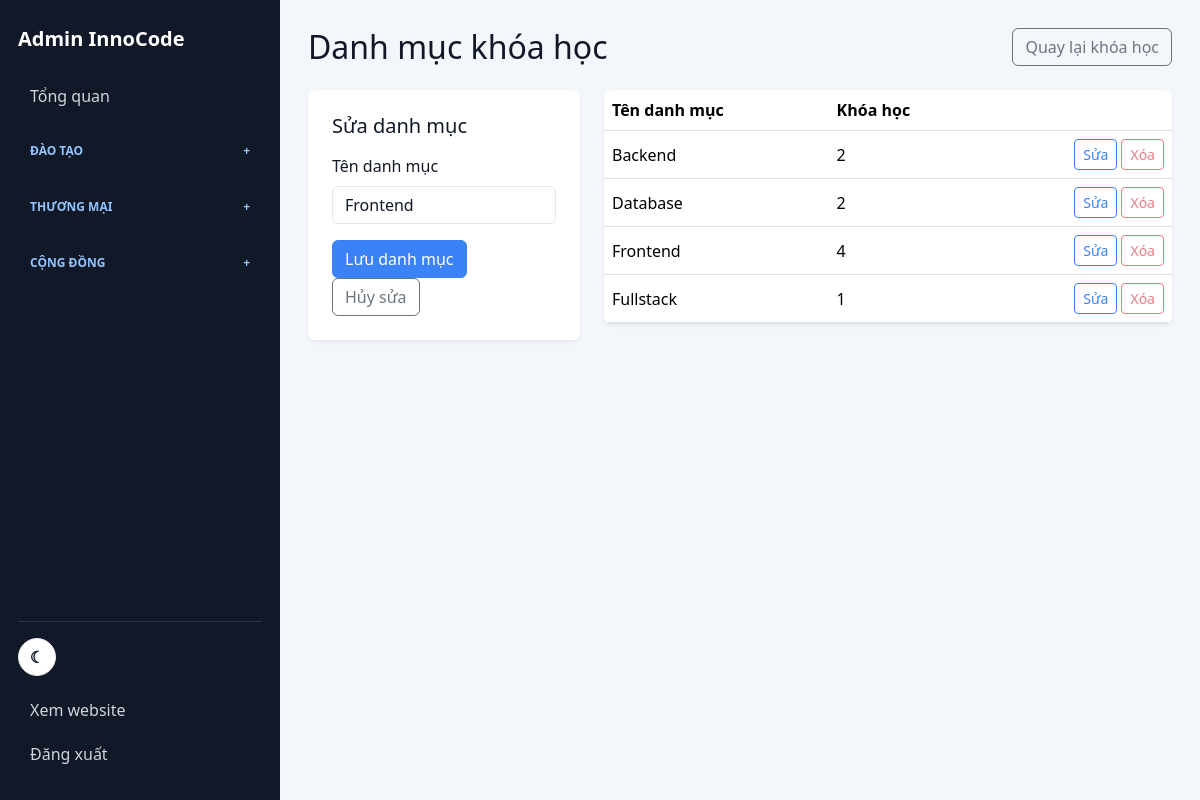
/admin/categories.php?id=2 (signed in), run on the app's committed database.
### tables this page shows
CREATE TABLE IF NOT EXISTS categories (
    id INT UNSIGNED AUTO_INCREMENT PRIMARY KEY,
    name VARCHAR(120) NOT NULL,
    slug VARCHAR(140) NOT NULL UNIQUE,
    created_at TIMESTAMP DEFAULT CURRENT_TIMESTAMP
);

### core/database.php (called while the page is built, shortened)
<?php
function db(): PDO
{
    static $pdo = null;
    if ($pdo !== null) {
        return $pdo;
    }
    $dsn = 'mysql:host=' . DB_HOST . ';port=' . DB_PORT . ';dbname=' . DB_NAME . ';charset=utf8mb4';
    $pdo = new PDO($dsn, DB_USER, DB_PASS);
    $pdo->setAttribute(PDO::ATTR_ERRMODE, PDO::ERRMODE_EXCEPTION);
    $pdo->setAttribute(PDO::ATTR_DEFAULT_FETCH_MODE, PDO::FETCH_ASSOC);
    return $pdo;
}

### core/helpers.php (called while the page is built, shortened)
<?php
function e(string|int|float|null $value): string
{
    return htmlspecialchars((string) $value, ENT_QUOTES, 'UTF-8');
}

### admin/categories.php (the view, shortened to what this page needs)
<?php
require_once __DIR__ . '/includes/header.php';
$id = (int) ($_GET['id'] ?? 0);
$category = null;
if ($id) {
    $editing = db()->prepare('SELECT * FROM categories WHERE id = ?');
    $editing->execute([$id]);
    $category = $editing->fetch();
}
$categories = db()->query('SELECT categories.*, COUNT(courses.id) AS course_count
    FROM categories
    LEFT JOIN courses ON courses.category_id = categories.id
    GROUP BY categories.id
    ORDER BY categories.name')->fetchAll();
?>
<div class="d-flex justify-content-between align-items-center mb-4">
    <h1 class="h2 mb-0">Danh mục khóa học</h1>
    <a class="btn btn-outline-secondary" href="<?= APP_URL ?>/admin/courses.php">Quay lại khóa học</a>
</div>
<div class="row g-4">
    <div class="col-lg-4">
        <form class="bg-white rounded-2 p-4 shadow-sm" method="post">
            <h2 class="h5 mb-3"><?= $category ? 'Sửa danh mục' : 'Thêm danh mục' ?></h2>
            <label class="form-label">Tên danh mục</label>
            <input class="form-control mb-3" name="name" value="<?= e($category['name'] ?? '') ?>" required>
            <button class="btn btn-primary" type="submit">Lưu danh mục</button>
            <?php if ($category): ?>
                <a class="btn btn-outline-secondary" href="<?= APP_URL ?>/admin/categories.php">Hủy sửa</a>
            <?php endif; ?>
        </form>
    </div>
    <div class="col-lg-8">
        <div class="bg-white rounded-2 shadow-sm table-responsive">
            <table class="table mb-0">
                <thead><tr><th>Tên danh mục</th><th>Khóa học</th><th></th></tr></thead>
                <tbody>
                <?php foreach ($categories as $item): ?>
                    <tr>
                        <td><?= e($item['name']) ?></td>
                        <td><?= (int) $item['course_count'] ?></td>
                        <td class="text-end">
                            <a class="btn btn-sm btn-outline-primary" href="<?= APP_URL ?>/admin/categories.php?id=<?= (int) $item['id'] ?>">Sửa</a>
                            <form class="d-inline" method="post" onsubmit="return confirm('Xóa danh mục này?')">
                                <button class="btn btn-sm btn-outline-danger" name="action" value="delete" type="submit" <?= (int) $item['course_count'] > 0 ? 'disabled' : '' ?>>Xóa</button>
                            </form>
                        </td>
                    </tr>
                <?php endforeach; ?>
                </tbody>
            </table>
        </div>
    </div>
</div>
<?php require_once __DIR__ . '/includes/footer.php'; ?>

### assets/css/style.css (style rules this page uses)
:root { --brand: #0ea5e9; --brand-2: #0284c7; --accent: #22c55e; --warm: #f97316; --ink: #111827; --muted: #6b7280; --line: #e5e7eb; --soft: #f8fafc; --danger: #f97316; }
* { letter-spacing: 0; }
body { background: #fff; color: var(--ink); font-family: system-ui, -apple-system, BlinkMacSystemFont, "Segoe UI", sans-serif; }
a { text-decoration: none; }
.table td, .table th { vertical-align: middle; }
:root, :root[data-theme="light"] { --brand: #3B82F6; --brand-2: #2563eb; --accent: #22C55E; --warm: #F97316; --ink: #111827; --muted: #64748b; --line: #e5e7eb; --soft: #f8fafc; --page-bg: #FFFFFF; --surface: #FFFFFF; --surface-2: #f3f6fb; --text: #111827; --text-soft: #64748b; }
body, .admin-layout, .admin-main { background: var(--page-bg); color: var(--text); }
.site-nav, .compiler-workspace, .lesson-card, .content-block, .course-buy-card, .learning-info, .bg-white { background: var(--surface) !important; border-color: var(--line); color: var(--text); }
.nav-links a, .brand, .academy-course-card h3 a, .course-card-title a, .admin-content, .admin-content h1, .admin-content h2, .admin-content strong { color: var(--text); }
.nav-search input, .form-control, .form-select { background: var(--surface); border-color: var(--line); color: var(--text); }
.btn-primary, .login-link, .academy-register-btn, .academy-gradient-btn { background: var(--brand); border-color: var(--brand); color: #fff !important; }
.btn-outline-primary { border-color: var(--brand); color: var(--brand) !important; }

### data on the page
categories: name "Frontend", course_count "4"
categories: name "Backend", course_count "2"
categories: name "Database", course_count "2"
categories: name "Fullstack", course_count "1"

### other printed values
APP_NAME "InnoCode"
